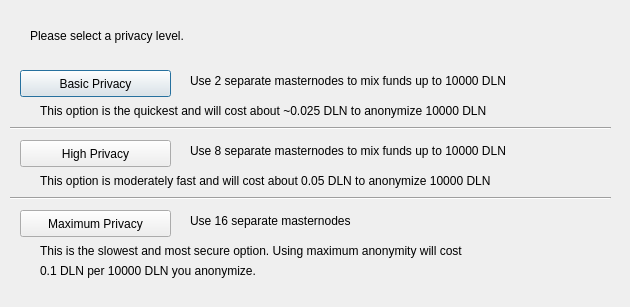
<?xml version="1.0" encoding="UTF-8"?>
<ui version="4.0">
 <class>ObfuscationConfig</class>
 <widget class="QDialog" name="ObfuscationConfig">
  <property name="geometry">
   <rect>
    <x>0</x>
    <y>0</y>
    <width>630</width>
    <height>307</height>
   </rect>
  </property>
  <property name="windowTitle">
   <string>Configure Obfuscation</string>
  </property>
  <widget class="QPushButton" name="buttonBasic">
   <property name="geometry">
    <rect>
     <x>20</x>
     <y>70</y>
     <width>151</width>
     <height>27</height>
    </rect>
   </property>
   <property name="text">
    <string>Basic Privacy</string>
   </property>
  </widget>
  <widget class="QPushButton" name="buttonHigh">
   <property name="geometry">
    <rect>
     <x>20</x>
     <y>140</y>
     <width>151</width>
     <height>27</height>
    </rect>
   </property>
   <property name="text">
    <string>High Privacy</string>
   </property>
  </widget>
  <widget class="QPushButton" name="buttonMax">
   <property name="geometry">
    <rect>
     <x>20</x>
     <y>210</y>
     <width>151</width>
     <height>27</height>
    </rect>
   </property>
   <property name="text">
    <string>Maximum Privacy</string>
   </property>
  </widget>
  <widget class="QLabel" name="label">
   <property name="geometry">
    <rect>
     <x>30</x>
     <y>20</y>
     <width>571</width>
     <height>31</height>
    </rect>
   </property>
   <property name="text">
    <string>Please select a privacy level.</string>
   </property>
  </widget>
  <widget class="QLabel" name="label_2">
   <property name="geometry">
    <rect>
     <x>190</x>
     <y>70</y>
     <width>421</width>
     <height>21</height>
    </rect>
   </property>
   <property name="text">
    <string>Use 2 separate masternodes to mix funds up to 10000 DLN</string>
   </property>
  </widget>
  <widget class="QLabel" name="label_3">
   <property name="geometry">
    <rect>
     <x>190</x>
     <y>140</y>
     <width>411</width>
     <height>21</height>
    </rect>
   </property>
   <property name="text">
    <string>Use 8 separate masternodes to mix funds up to 10000 DLN</string>
   </property>
  </widget>
  <widget class="QLabel" name="label_4">
   <property name="geometry">
    <rect>
     <x>190</x>
     <y>210</y>
     <width>421</width>
     <height>21</height>
    </rect>
   </property>
   <property name="text">
    <string>Use 16 separate masternodes</string>
   </property>
  </widget>
  <widget class="QLabel" name="label_6">
   <property name="geometry">
    <rect>
     <x>40</x>
     <y>100</y>
     <width>561</width>
     <height>21</height>
    </rect>
   </property>
   <property name="text">
    <string>This option is the quickest and will cost about ~0.025 DLN to anonymize 10000 DLN</string>
   </property>
  </widget>
  <widget class="QLabel" name="label_7">
   <property name="geometry">
    <rect>
     <x>40</x>
     <y>170</y>
     <width>561</width>
     <height>21</height>
    </rect>
   </property>
   <property name="text">
    <string>This option is moderately fast and will cost about 0.05 DLN to anonymize 10000 DLN</string>
   </property>
  </widget>
  <widget class="QLabel" name="label_8">
   <property name="geometry">
    <rect>
     <x>40</x>
     <y>240</y>
     <width>561</width>
     <height>21</height>
    </rect>
   </property>
   <property name="text">
    <string>This is the slowest and most secure option. Using maximum anonymity will cost</string>
   </property>
  </widget>
  <widget class="QLabel" name="label_9">
   <property name="geometry">
    <rect>
     <x>40</x>
     <y>260</y>
     <width>561</width>
     <height>21</height>
    </rect>
   </property>
   <property name="text">
    <string>0.1 DLN per 10000 DLN you anonymize.</string>
   </property>
  </widget>
  <widget class="Line" name="line">
   <property name="geometry">
    <rect>
     <x>10</x>
     <y>120</y>
     <width>601</width>
     <height>16</height>
    </rect>
   </property>
   <property name="orientation">
    <enum>Qt::Horizontal</enum>
   </property>
  </widget>
  <widget class="Line" name="line_2">
   <property name="geometry">
    <rect>
     <x>10</x>
     <y>190</y>
     <width>601</width>
     <height>16</height>
    </rect>
   </property>
   <property name="orientation">
    <enum>Qt::Horizontal</enum>
   </property>
  </widget>
 </widget>
 <resources/>
 <connections/>
</ui>
